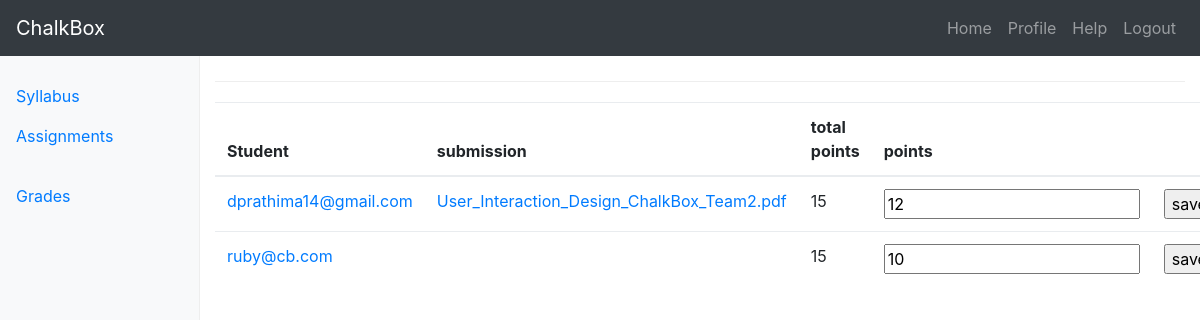
The page /courses/2/submissions/3 on the database its author committed.
### submissions/models.py (models this page shows, shortened)
class Submission(models.Model):
    course = models.ForeignKey(Course)
    user = models.ForeignKey(User)
    assignment = models.ForeignKey(Assignment)
    submission	= models.FileField(null=True, blank=True)
    points	= models.IntegerField(null=True, blank=True)
    comments = models.TextField(blank=True)

### accounts/models.py (models this page shows, shortened)
class User(AbstractBaseUser):
	username    = models.CharField(max_length=120)
	email       = models.EmailField(max_length=255, unique=True)
	full_name   = models.CharField(max_length=255, blank=True, null=True)
	biography   = models.TextField(blank=True)
	phone_number= models.IntegerField(blank=True, null=True)
	is_active   = models.BooleanField(default=True) # can login
	staff       = models.BooleanField(default=False) # staff user non superuser
	admin       = models.BooleanField(default=False) # superuser
	timestamp   = models.DateTimeField(auto_now_add=True)
	courses     = models.ManyToManyField(Course, blank=True)
	USERNAME_FIELD = 'email'
	REQUIRED_FIELDS = [] #['full_name'] #python manage.py createsuperuser
	objects = UserManager()
	def __str__(self):
		return self.email

### assignments/models.py (models this page shows, shortened)
class Assignment(models.Model):
	title = models.CharField(max_length=120)
	due_date = models.DateTimeField()
	total_points	= models.IntegerField()
	description = models.TextField(blank=True)
	updated     = models.DateTimeField(auto_now=True)
	timestamp   = models.DateTimeField(auto_now_add=True)
	question	= models.FileField(null=True, blank=True)

### submissions/views.py (the view)
# urls.py: url(r'^(?P<aid>\d+)$', submission_list, name="submission_list"),
def submission_list(request, cid=None, aid=None):
	if request.method == "POST":
		instance = Submission.objects.get(id=request.POST.get('sid'))
		instance.points = request.POST.get('points')
		instance.save()
	submissions = Submission.objects.all().filter(course__id=cid, assignment__id=aid)
	context = {
		"object_list": submissions,
		"id": cid,
	}
	return render(request, "submission/submissions.html", context)

### templates/submission/submissions.html
{% extends "base_navbar.html" %}
{% block content %}
<div class="container-fluid">
  <div class="row">
	{% include "side_bar.html" with cid=id %}
    <main role="main" class="col-sm-9 ml-sm-auto col-md-10 pt-3">
	<h1>{{ title }}</h1>
	<table class="table">
		<thead>
		    <tr>
		      <th scope="col">Student</th>
		      <th scope="col">submission</th>
		      <th scope="col">total points</th>
		      <th scope="col">points</th>
		      <th scope="col"></th>
		    </tr>
		</thead>
		<tbody>
	       	{% for obj in object_list %}
			    <tr>
			      <td><a href=''>{{ obj.user }}</a></td>
			      {% if obj.submission %}
			      	<td><a href='{{ obj.submission.url }}'>{{ obj.submission }}</a></td>
			      {% else %}
			      	<td></td>
			      {% endif %}
			      <td>{{ obj.assignment.total_points }}</td>
			      <form action='' method='POST'>{% csrf_token %}
			      <td><input type="hidden" name="sid" value="{{ obj.id }}" /><input type="text" name="points" value="{{ obj.points }}"/></td>
			      <td><input type="submit" value="save"></td>
			      </form>
			    </tr>
	       	{% endfor %}
       	</tbody>
	</table>
    </main>
  </div>
</div>
{% endblock %}

### static_proj/static_root/css/dashboard.css (style rules this page uses)
h1 { padding-bottom: 9px; margin-bottom: 20px; border-bottom: 1px solid #eee; }

### static_proj/static_root/css/navbar-top.css (style rules this page uses)
body { min-height: 75rem; }

### rows shown on the page
Submission: user "dprathima14@gmail.com", submission "User_Interaction_Design_ChalkBox_Team2.pdf", assignment.total_points "15", points "12"
Submission: user "ruby@cb.com", assignment.total_points "15", points "10"
